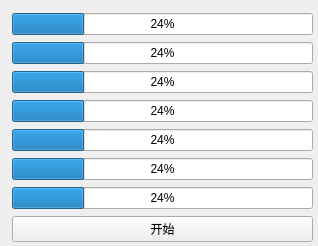
<?xml version="1.0" encoding="UTF-8"?>
<ui version="4.0">
 <class>MainWindow</class>
 <widget class="QMainWindow" name="MainWindow">
  <property name="geometry">
   <rect>
    <x>0</x>
    <y>0</y>
    <width>318</width>
    <height>246</height>
   </rect>
  </property>
  <property name="windowTitle">
   <string>MainWindow</string>
  </property>
  <widget class="QWidget" name="centralwidget">
   <widget class="QWidget" name="">
    <property name="geometry">
     <rect>
      <x>12</x>
      <y>12</y>
      <width>301</width>
      <height>231</height>
     </rect>
    </property>
    <layout class="QVBoxLayout" name="verticalLayout">
     <item>
      <widget class="QProgressBar" name="progressBar">
       <property name="value">
        <number>24</number>
       </property>
      </widget>
     </item>
     <item>
      <widget class="QProgressBar" name="progressBar_2">
       <property name="value">
        <number>24</number>
       </property>
      </widget>
     </item>
     <item>
      <widget class="QProgressBar" name="progressBar_3">
       <property name="value">
        <number>24</number>
       </property>
      </widget>
     </item>
     <item>
      <widget class="QProgressBar" name="progressBar_4">
       <property name="value">
        <number>24</number>
       </property>
      </widget>
     </item>
     <item>
      <widget class="QProgressBar" name="progressBar_5">
       <property name="value">
        <number>24</number>
       </property>
      </widget>
     </item>
     <item>
      <widget class="QProgressBar" name="progressBar_6">
       <property name="value">
        <number>24</number>
       </property>
      </widget>
     </item>
     <item>
      <widget class="QProgressBar" name="progressBar_7">
       <property name="value">
        <number>24</number>
       </property>
      </widget>
     </item>
     <item>
      <widget class="QPushButton" name="pushButton">
       <property name="text">
        <string>开始</string>
       </property>
      </widget>
     </item>
    </layout>
   </widget>
  </widget>
 </widget>
 <resources/>
 <connections/>
</ui>
